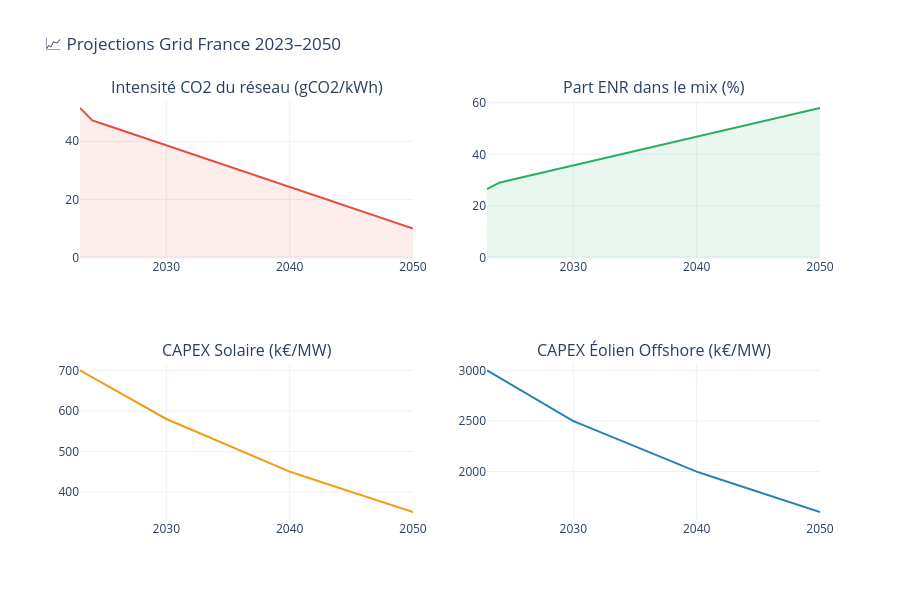

Notebook code cell kept with this figure:
### Code cell
fig = make_subplots(
    rows=2, cols=2,
    subplot_titles=[
        "Intensité CO2 du réseau (gCO2/kWh)",
        "Part ENR dans le mix (%)",
        "CAPEX Solaire (k€/MW)",
        "CAPEX Éolien Offshore (k€/MW)"
    ]
)

# CO2
fig.add_trace(go.Scatter(
    x=grid_df.index, y=grid_df['co2'],
    name='CO2 (gCO2/kWh)', line=dict(color='#e74c3c', width=2),
    fill='tozeroy', fillcolor='rgba(231,76,60,0.1)'
), row=1, col=1)

# ENR share
fig.add_trace(go.Scatter(
    x=grid_df.index, y=grid_df['ren_share'] * 100,
    name='ENR (%)', line=dict(color='#27ae60', width=2),
    fill='tozeroy', fillcolor='rgba(39,174,96,0.1)'
), row=1, col=2)

# CAPEX Solaire
fig.add_trace(go.Scatter(
    x=grid_df.index, y=grid_df['solar_capex'] / 1000,
    name='CAPEX PV (k€/MW)', line=dict(color='#f39c12', width=2)
), row=2, col=1)

# CAPEX Éolien
fig.add_trace(go.Scatter(
    x=grid_df.index, y=grid_df['wind_capex'] / 1000,
    name='CAPEX Éolien (k€/MW)', line=dict(color='#2980b9', width=2)
), row=2, col=2)

fig.update_layout(
    title="📈 Projections Grid France 2023–2050",
    height=600, showlegend=False,
    template='plotly_white'
)
fig.show()

print(f"\n💡 Note : CO2 France (55 gCO2/kWh) vs Corée (~450 gCO2/kWh)")
print(f"   La France est déjà très décarbonée grâce au nucléaire.")

### Figure 1 — Plotly figure (JSON) as saved in the notebook; plotly's stock layout.template omitted (floating-point values rounded to 4 significant figures)
{"data": [{"fill": "tozeroy", "fillcolor": "rgba(231,76,60,0.1)", "line": {"color": "#e74c3c", "width": 2}, "name": "CO2 (gCO2/kWh)", "type": "scatter", "x": [2023, 2024, 2025, 2026, 2027, 2028, 2029, 2030, 2031, 2032, 2033, 2034, 2035, 2036, 2037, 2038, 2039, 2040, 2041, 2042, 2043, 2044, 2045, 2046, 2047, 2048, 2049, 2050], "xaxis": "x", "y": [51.5, 47.2, 45.77, 44.34, 42.91, 41.48, 40.05, 38.62, 37.18, 35.75, 34.32, 32.89, 31.46, 30.03, 28.6, 27.17, 25.74, 24.31, 22.88, 21.45, 20.02, 18.58, 17.15, 15.72, 14.29, 12.86, 11.43, 10.0], "yaxis": "y"}, {"fill": "tozeroy", "fillcolor": "rgba(39,174,96,0.1)", "line": {"color": "#27ae60", "width": 2}, "name": "ENR (%)", "type": "scatter", "x": [2023, 2024, 2025, 2026, 2027, 2028, 2029, 2030, 2031, 2032, 2033, 2034, 2035, 2036, 2037, 2038, 2039, 2040, 2041, 2042, 2043, 2044, 2045, 2046, 2047, 2048, 2049, 2050], "xaxis": "x2", "y": [26.5, 29.0, 30.12, 31.23, 32.35, 33.46, 34.58, 35.69, 36.81, 37.92, 39.04, 40.15, 41.27, 42.38, 43.5, 44.62, 45.73, 46.85, 47.96, 49.08, 50.19, 51.31, 52.42, 53.54, 54.65, 55.77, 56.88, 58.0], "yaxis": "y2"}, {"line": {"color": "#f39c12", "width": 2}, "name": "CAPEX PV (k€/MW)", "type": "scatter", "x": [2023, 2024, 2025, 2026, 2027, 2028, 2029, 2030, 2031, 2032, 2033, 2034, 2035, 2036, 2037, 2038, 2039, 2040, 2041, 2042, 2043, 2044, 2045, 2046, 2047, 2048, 2049, 2050], "xaxis": "x3", "y": [700.0, 682.9, 665.7, 648.6, 631.4, 614.3, 597.1, 580.0, 567.0, 554.0, 541.0, 528.0, 515.0, 502.0, 489.0, 476.0, 463.0, 450.0, 440.0, 430.0, 420.0, 410.0, 400.0, 390.0, 380.0, 370.0, 360.0, 350.0], "yaxis": "y3"}, {"line": {"color": "#2980b9", "width": 2}, "name": "CAPEX Éolien (k€/MW)", "type": "scatter", "x": [2023, 2024, 2025, 2026, 2027, 2028, 2029, 2030, 2031, 2032, 2033, 2034, 2035, 2036, 2037, 2038, 2039, 2040, 2041, 2042, 2043, 2044, 2045, 2046, 2047, 2048, 2049, 2050], "xaxis": "x4", "y": [3000.0, 2929.0, 2857.0, 2786.0, 2714.0, 2643.0, 2571.0, 2500.0, 2450.0, 2400.0, 2350.0, 2300.0, 2250.0, 2200.0, 2150.0, 2100.0, 2050.0, 2000.0, 1960.0, 1920.0, 1880.0, 1840.0, 1800.0, 1760.0, 1720.0, 1680.0, 1640.0, 1600.0], "yaxis": "y4"}], "layout": {"annotations": [{"font": {"size": 16}, "showarrow": false, "text": "Intensité CO2 du réseau (gCO2/kWh)", "x": 0.225, "xanchor": "center", "xref": "paper", "y": 1, "yanchor": "bottom", "yref": "paper"}, {"font": {"size": 16}, "showarrow": false, "text": "Part ENR dans le mix (%)", "x": 0.775, "xanchor": "center", "xref": "paper", "y": 1, "yanchor": "bottom", "yref": "paper"}, {"font": {"size": 16}, "showarrow": false, "text": "CAPEX Solaire (k€/MW)", "x": 0.225, "xanchor": "center", "xref": "paper", "y": 0.375, "yanchor": "bottom", "yref": "paper"}, {"font": {"size": 16}, "showarrow": false, "text": "CAPEX Éolien Offshore (k€/MW)", "x": 0.775, "xanchor": "center", "xref": "paper", "y": 0.375, "yanchor": "bottom", "yref": "paper"}], "height": 600, "showlegend": false, "title": {"text": "📈 Projections Grid France 2023–2050"}, "xaxis": {"anchor": "y", "domain": [0, 0.45]}, "xaxis2": {"anchor": "y2", "domain": [0.55, 1]}, "xaxis3": {"anchor": "y3", "domain": [0, 0.45]}, "xaxis4": {"anchor": "y4", "domain": [0.55, 1]}, "yaxis": {"anchor": "x", "domain": [0.625, 1]}, "yaxis2": {"anchor": "x2", "domain": [0.625, 1]}, "yaxis3": {"anchor": "x3", "domain": [0, 0.375]}, "yaxis4": {"anchor": "x4", "domain": [0, 0.375]}}}
